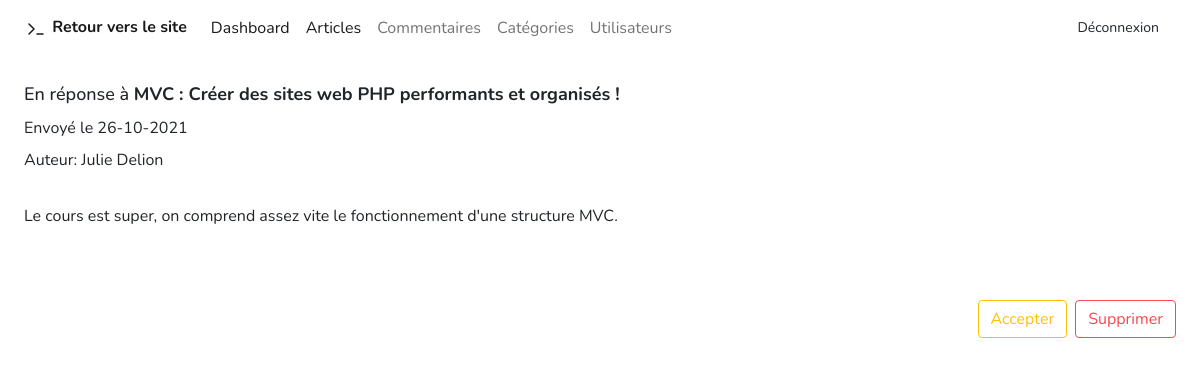
The page /admin/commentaires/afficherCommentaire/8 (signed in) on the database its author committed.
### tables this page shows
CREATE TABLE `Commentaires` (
  `commentaire_id` int(11) NOT NULL,
  `contenu` varchar(255) NOT NULL,
  `date_posted` timestamp NOT NULL DEFAULT CURRENT_TIMESTAMP ON UPDATE CURRENT_TIMESTAMP,
  `user_id` int(11) NOT NULL,
  `article_id` int(11) NOT NULL,
  `comment_status` int(11) NOT NULL DEFAULT '0'
);

CREATE TABLE `Articles` (
  `article_id` int(11) NOT NULL,
  `article_title` varchar(100) NOT NULL,
  `article_excerpt` varchar(1000) NOT NULL,
  `article_content` varchar(5000) NOT NULL,
  `date_creation` timestamp NULL DEFAULT CURRENT_TIMESTAMP,
  `date_modification` timestamp NULL DEFAULT CURRENT_TIMESTAMP,
  `category_id` int(11) DEFAULT NULL,
  `user_id` int(11) DEFAULT NULL
);

CREATE TABLE `Users` (
  `user_id` int(11) NOT NULL,
  `user_firstname` varchar(255) NOT NULL,
  `user_lastname` varchar(255) NOT NULL,
  `user_email` varchar(255) NOT NULL,
  `user_password` varchar(255) NOT NULL,
  `user_role` int(11) NOT NULL
);

### controllers/backend/Comments.php (called while the page is built, shortened)
<?php
require_once "models/CommentManager.class.php";
class Comments
{
    private $CommentManager;
    public function __construct()
    {
        $this->CommentManager = new CommentManager;
    }
    public function afficherCommentaire($id)
    {
        $comment = $this->CommentManager->getCommentById($id);
        require "views/back/adminComment.view.php";
    }
}

### models/Model.class.php (called while the page is built, shortened)
<?php
abstract class Model
{
    private static $pdo;
    private static function setBdd()
    {
        self::$pdo = new PDO("mysql:host=".HOST_NAME.";dbname=".DATABASE_NAME .";charset=utf8", USER_NAME, PASSWORD);
        self::$pdo->setAttribute(PDO::ATTR_ERRMODE, PDO::ERRMODE_WARNING);
    }
    protected function getBdd()
    {
        return self::$pdo;
    }
}

### models/CommentManager.class.php (called while the page is built, shortened)
<?php
require_once "Model.class.php";
class CommentManager extends Model
{
    public function getCommentById($id)
    {
        $req = "
        SELECT * FROM commentaires
        INNER JOIN articles on commentaires.article_id = articles.article_id
        INNER JOIN Users on commentaires.user_id = Users.user_id
        where commentaire_id = :idCommentaire
      ";
        $stmt = $this->getBdd()->prepare($req);
        $stmt->bindValue(":idCommentaire", $id, PDO::PARAM_INT);
        $stmt->execute();
        $comment = $stmt->fetch(PDO::FETCH_ASSOC);
        return $comment;
    }
}

### views/back/adminComment.view.php (the view, shortened to what this page needs)
<?php include 'views/back/headerAdmin.php'; ?>
<section class="px-4 py-4">
    <h2 class="text-lg">En réponse à <strong><?php echo $comment['article_title'];?></strong></h2>
    <span class="d-block mb-2">Envoyé le <?php echo date('d-m-Y', strtotime($comment['date_posted'])); ?></span>
    <span class="d-block mb-2">
        Auteur: <?php echo $comment['user_firstname'] . ' ' . $comment['user_lastname'];?>
    </span>
    <div class="py-4">
        <?php echo $comment['contenu'];?>
    </div>
</section>
<div class="px-4 py-4">
    <div class="d-flex justify-content-end">
        <a href="<?= URL ?>admin/commentaires/accepterCommentaire/<?= $comment['commentaire_id']; ?>" class="btn btn-outline-info me-2" value="Accepter">Accepter</a>
        <a href="" class="btnSupComment btn btn-outline-tart-orange" >Supprimer</a>
    </div>
</div>
<?php include 'views/back/footerAdmin.php'; ?>

### rows shown on the page
commentaires: article.article_title "MVC : Créer des sites web PHP performants et organisés !", date_posted "26-10-2021", user.user_firstname "Julie", user.user_lastname "Delion", contenu "Le cours est super, on comprend assez vite le fonctionnement d'une structure MVC."
